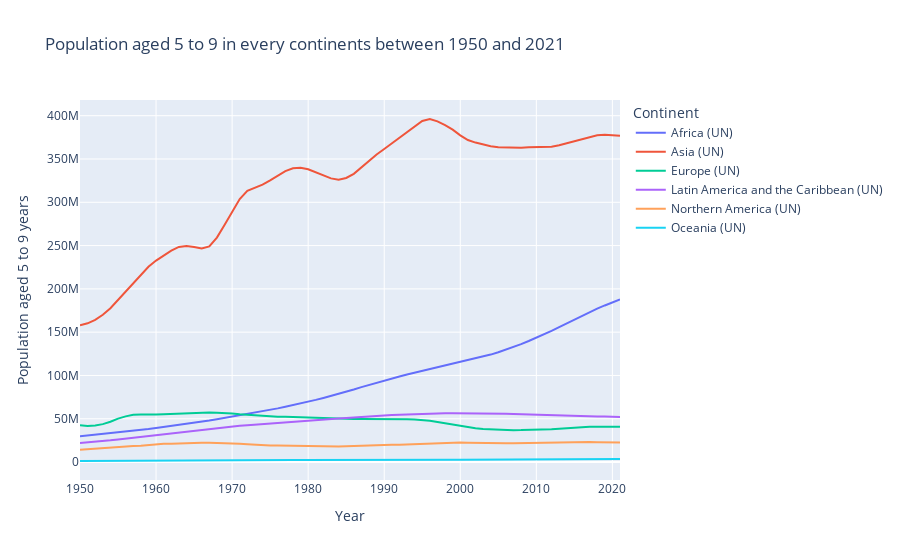

Notebook cell for this chart:
### Markdown cell above
## 2.3: Population aged 5 and 9 years

### Code cell
# Filter the DataFrame to select data related to Africa
africa_data = filtered_pop[filtered_pop['Continents and World'] == 'Africa (UN)']

# Filter the DataFrame to select data related to other continents
other_continents_data = filtered_pop[~filtered_pop['Continents and World'].isin(['Africa (UN)', 'World'])]

# Columns to include in the plot
columns_to_plot = ['Population aged 5 to 9 years']

# Concatenate Africa data with data from other continents
combined_data = pd.concat([africa_data, other_continents_data])

# Create an interactive line plot with multiple curves using Plotly Express
fig = px.line(combined_data, x='Year', y='Population aged 5 to 9 years', color='Continents and World', 
              title='Population aged 5 to 9 in every continents between 1950 and 2021', 
              labels={'value': 'Population', 'Year': 'Year', 'Continents and World': 'Continent'})

# Show the interactive line plot
fig.show()
